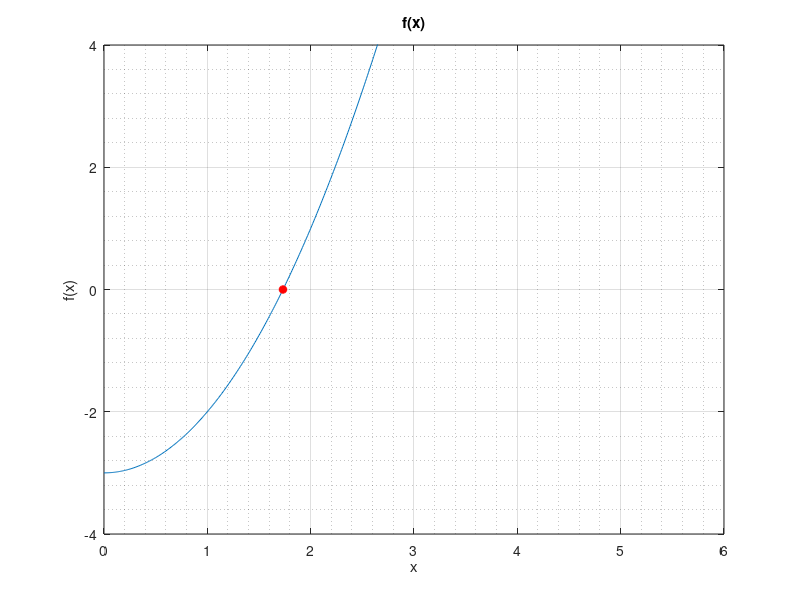
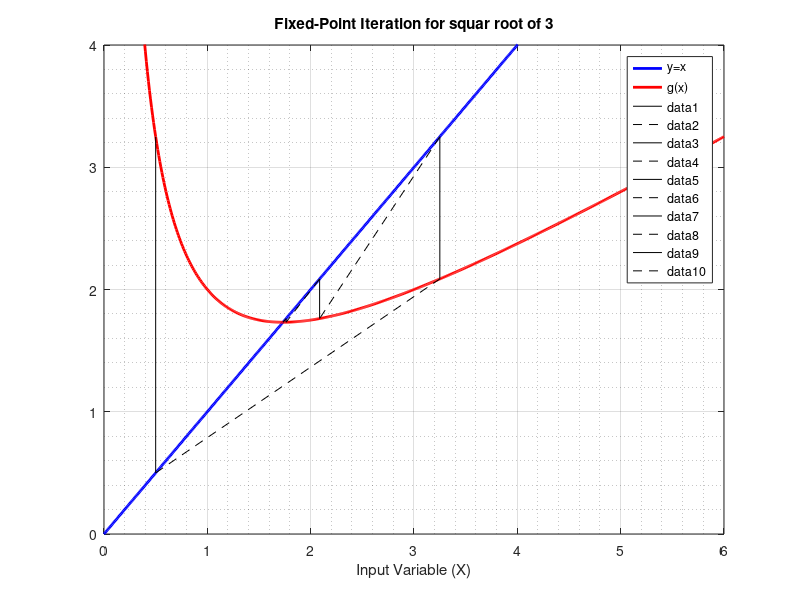

Write MATLAB code to recreate these figures, in order.
%% Exercise Set 2.2 Problem 9.
% Numerical Analysis by R.L. Burden
% Author: Golnoosh Morshedi
% 9th Edition Page 65. 
% f(x) = x^2-3.
% Fixed-Point Iteration to approximate (3)^0.5
% Error bound <1e-4
%-------------------------------------------------------------------------
function FPI9()
clear
clc
    x=0:0.01:6;         % pick an interval for input variable.
    figure()            % Open new figure
    plot(x,f(x))        % plot f(x)
    hold on
    xx=3^(1/2);
    plot(xx,f(xx),'r*','Linewidth',2)
    grid on             % Show grid lines
    grid minor
    % Making Title for figure
    title('f(x)');xlabel('x');ylabel('f(x)')
    ylim([-4,4])
    % Ploting y=x and g(x) in new figure
    figure()
    y=x;
    plot(x,y,'b','Linewidth',2) 
    title('Fixed-Point Iteration for squar root of 3')
    xlabel('Input Variable (X)')
    grid on ; grid minor
    hold on
    plot(x,g(x),'r','Linewidth',2)
    legend('y=x','g(x)')
    ylim([0,4])
    %Initial Condition
    x0=0.5;
    x1=g(x0);
    iter=0;
    while abs(x1-x0)>1e-4
        % Plot a first point and its projection on both y=x & g(x)
        plot([x0 x0],[x0 g(x0)],'k')
        plot([x0 x1],[x0 g(x1)],'k--')
        % We can use pause command to see steps of convergence.
        %pause
        x0=x1;
        x1=g(x0);
        iter=iter+1;
    end
fprintf('Approximation of square root of 3 after %d Iteration is: %.10g\n',iter,x1) 
% Declare f(x)
function out=f(x)
out=(x.^2)-3;
% Translating f(x) in the form of x=g(x)
%Declare g(x)
function out=g(x)
out=0.5.*(x+(3./x));
